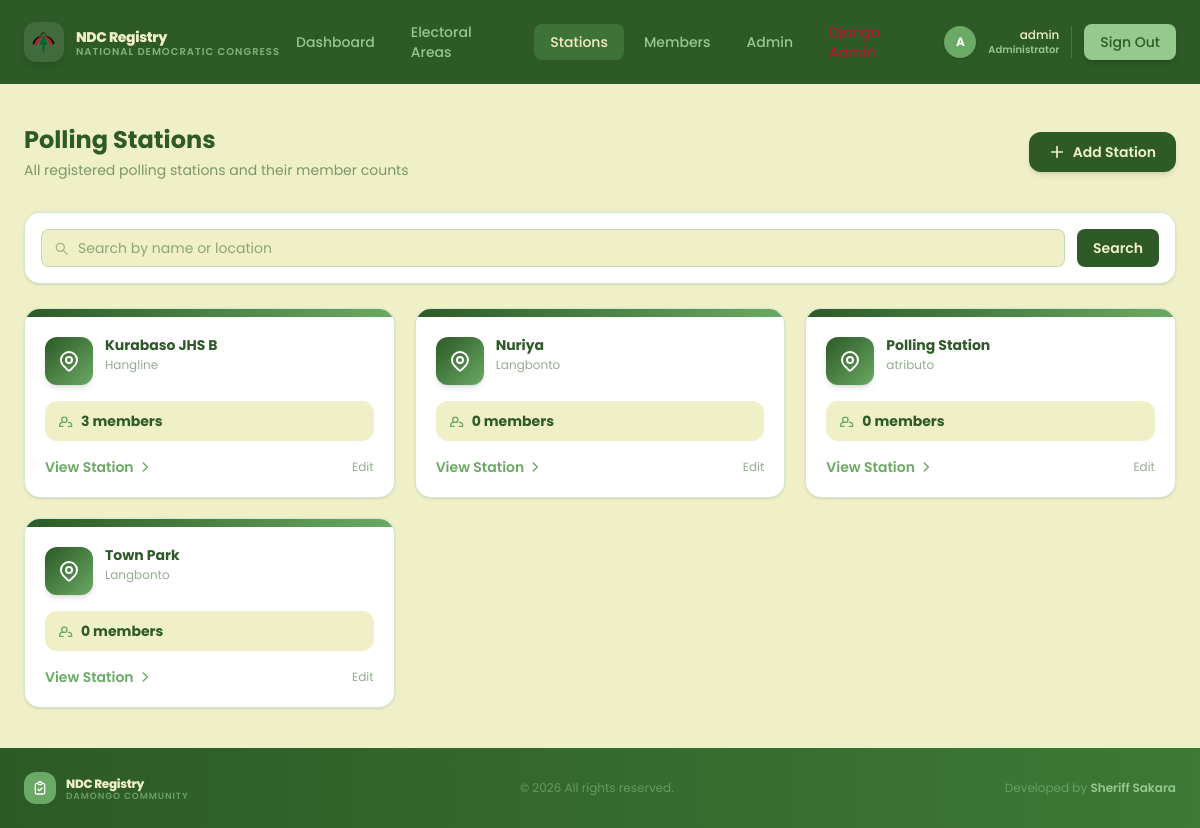
The app's page /stations/ (signed in), older data.
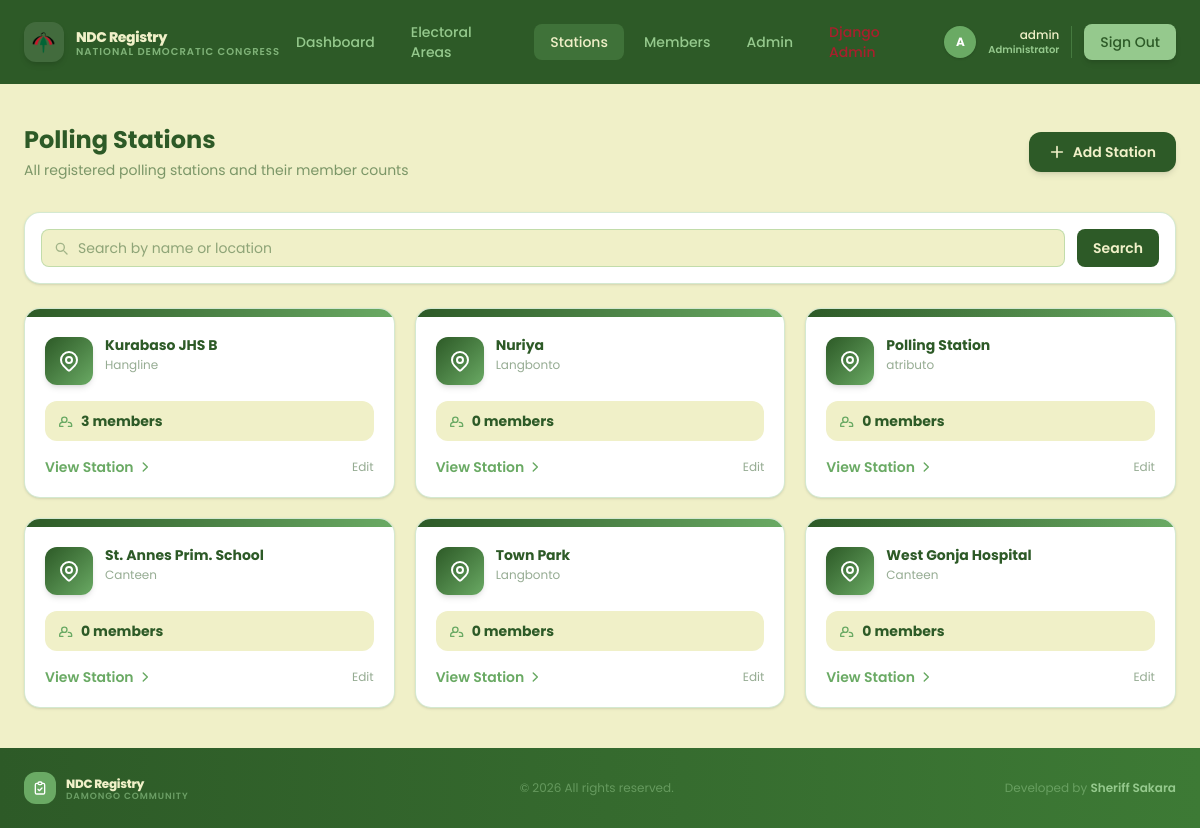
The same page, newer data.
### core/models.py (models this page shows, shortened)
class PollingStation(models.Model):
    name = models.CharField(max_length=100)
    location = models.CharField(max_length=200, blank=True)
    constituency = models.CharField(max_length=100, blank=True)
    description = models.TextField(blank=True)
    created_at = models.DateTimeField(auto_now_add=True)
    electoral_area = models.ForeignKey(
        ElectoralArea,
        on_delete=models.CASCADE,
        null=True,
        blank=True,
        related_name='stations',
    )
    class Meta:
        ordering = ['name']
    @property
    def member_count(self):
        return self.members.count()

### core/views.py (the view)
# urls.py: path('stations/', views.station_list_view, name='station_list'),
@login_required
def station_list_view(request):
    query = request.GET.get("q", "").strip()
    stations = PollingStation.objects.all()
    if query:
        stations = stations.filter(
            Q(name__icontains=query) | Q(location__icontains=query)
        )
    return render(request, 'core/station_list.html', {'stations': stations, 'query':query})

### templates/core/station_list.html (shortened to what the changed rows need)
{% extends "core/base.html" %}
{% block content %}
<div class="max-w-7xl mx-auto px-6 py-10">
    <div class="flex flex-col sm:flex-row sm:items-center justify-between gap-4 mb-8 animate-fade-up">
        <div>
            <h1 class="text-2xl font-bold text-[#2d5a27]">Polling Stations</h1>
        </div>
    </div>
    {% if stations %}
    <div class="grid grid-cols-1 sm:grid-cols-2 lg:grid-cols-3 gap-5">
        {% for station in stations %}
        <div class="bg-white border border-[#95c98d]/40 rounded-2xl shadow-sm card-hover overflow-hidden
                    animate-fade-up" style="animation-delay: {{ forloop.counter0 }}00ms">
            <div class="h-2 bg-gradient-to-r from-[#2d5a27] to-[#6aaa64]"></div>
            <div class="p-5">
                <div class="flex items-start gap-3 mb-4">
                    <div class="w-12 h-12 rounded-xl bg-gradient-to-br from-[#2d5a27] to-[#6aaa64] flex items-center justify-center shrink-0 shadow-md">
                    </div>
                    <div>
                        <h3 class="text-sm font-bold text-[#2d5a27] leading-tight">{{ station.name }}</h3>
                        <p class="text-xs text-[#2d5a27]/50 mt-0.5">{{ station.location|default:"Location not set" }}</p>
                    </div>
                </div>
                <div class="flex items-center gap-2 bg-[#f0f0c8] rounded-xl px-3 py-2.5 mb-4">
                    <svg class="w-4 h-4 text-[#6aaa64]" fill="none" stroke="currentColor" stroke-width="2" viewBox="0 0 24 24">
                        <path stroke-linecap="round" stroke-linejoin="round" d="M17 20h5v-2a4 4 0 00-5-3.87M9 20H4v-2a4 4 0 015-3.87m6-4a4 4 0 11-8 0 4 4 0 018 0z"/>
                    </svg>
                    <span class="text-sm font-bold text-[#2d5a27]">{{ station.member_count }} member{{ station.member_count|pluralize }}</span>
                </div>
                <div class="flex items-center justify-between">
                    <a href="{% url 'station_detail' station.pk %}"
                       class="text-sm font-semibold text-[#6aaa64] hover:text-[#2d5a27] transition-colors flex items-center gap-1">
                        View Station
                        <svg class="w-3.5 h-3.5" fill="none" stroke="currentColor" stroke-width="2.5" viewBox="0 0 24 24">
                            <path stroke-linecap="round" stroke-linejoin="round" d="M9 5l7 7-7 7"/>
                        </svg>
                    </a>
                    {% if user.is_staff %}
                    <a href="{% url 'station_edit' station.pk %}" class="text-xs text-[#2d5a27]/50 hover:text-[#6aaa64] transition-colors">Edit</a>
                    {% endif %}
                </div>
            </div>
        </div>
        {% endfor %}
    </div>
    {% endif %}
</div>
{% endblock content %}

Row changes from the older to the newer data that the page shows:
added PollingStation: name "St. Annes Prim. School", location "Canteen", member_count "0"
added PollingStation: name "West Gonja Hospital", location "Canteen", member_count "0"
